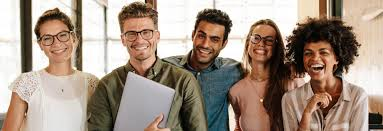
#> input picture data/img/people3.jpg, 383 x 131 px, given in place of 2.png, which was not available
$ python Cascade_Classifier.py
#> lines starting #> are read from the running program, lines starting #| are printed output that depends on the picture; pictures that were not available may be replaced by others from this repository, and a replacement may not be noted
from __future__ import print_function
from multiprocessing.dummy import Array
import cv2 as cv
import argparse


def detectAndDisplay(frame):
    frame_gray = cv.cvtColor(frame, cv.COLOR_BGR2GRAY)
    frame_gray = cv.equalizeHist(frame_gray)
    #-- Detect faces
    print('정면 및 눈 검출')
    faces = face_cascade.detectMultiScale(frame_gray)
    print('faces',faces)
    if len(faces) != 0:
        print('faces',faces)
    for (x,y,w,h) in faces:
        center = (x + w//2, y + h//2)
        frame = cv.ellipse(frame, center, (w//2, h//2), 0, 0, 360, (255, 0, 255), 4)
        faceROI = frame_gray[y:y+h,x:x+w]
        #-- In each face, detect eyes
        eyes = eyes_cascade.detectMultiScale(faceROI)
        for (x2,y2,w2,h2) in eyes:
            eye_center = (x + x2 + w2//2, y + y2 + h2//2)
            radius = int(round((w2 + h2)*0.25))
            frame = cv.circle(frame, eye_center, radius, (255, 0, 0 ), 4)

    # 측면 얼굴 검출
    print('측면얼굴 검출')
    face_profile = face_profile_cascade.detectMultiScale(frame_gray)
    print('face_profile',face_profile)
    for (x,y,w,h) in face_profile:
        center = (x + w//2, y + h//2)
        frame = cv.ellipse(frame, center, (w//2, h//2), 0, 0, 360, (255,0,255),4)
        faceROI = frame_gray[y:y+h, x:x+w]

    #-- In each face, detect eyes
    eyes = eyes_cascade.detectMultiScale(frame_gray)
    print('eyes',eyes)
    for  (x,y,w,h) in eyes:
        center = (x + w//2, y + h//2)
        frame = cv.ellipse(frame, center, (w//2, h//2), 0, 0, 360, (255,0,255),4)
        faceROI = frame_gray[y:y+h, x:x+w]

    # f2 = cv.resize(frame,(500,500))
    cv.imshow('Capture - Face detection', frame)
    cv.waitKey(0) == 27


# argparse.ArgumentParser를 통해 실행할 때 인자값 전달할 수 있음
# 필수값 x니까 인자값 전달 안해도 되고, 인자값 전달 안하면 디폴트값이 저장됨
parser = argparse.ArgumentParser(description='Code for Cascade Classifier tutorial')
# 얼굴 정면 인식
parser.add_argument('--face_cascade', help='Path to face cascade.' ,default='data/haarcascades/haarcascade_frontalface_alt.xml')
# 얼굴 측면 인식
parser.add_argument('--face_profile_cascade', help='Path to face profile cascade.', default='data/haarcascades/haarcascade_profileface.xml')
# 눈 인식
parser.add_argument('--eyes_cascade', help='Path to eyes cascade.', default='data/haarcascades/haarcascade_eye_tree_eyeglasses.xml')
parser.add_argument('--camera', help='Camera divide number.', type=int, default=0)
# args 변수에 인자값 저장
args = parser.parse_args()

# args변수에서 xml파일이름 가져오기
face_cascade_name = args.face_cascade
eyes_cascade_name = args.eyes_cascade

# 얼굴 측명 args 변수에서 xml파일 이름 가져오기
face_profile_name = args.face_profile_cascade

face_cascade = cv.CascadeClassifier()
eyes_cascade = cv.CascadeClassifier()

face_profile_cascade = cv.CascadeClassifier()


if not face_cascade.load(face_cascade_name):
    print('--(!)Error loading face cascade')
    exit(0)
if not eyes_cascade.load(eyes_cascade_name):
    print('--(!)Error loading eyes cascade')
    exit(0)

if not face_profile_cascade.load(face_profile_name):
    print('--(!)Error loading face profile cascade')
    exit(0)

camera_device = args.camera

# [13 lines of commented-out code are left out]

image = cv.imread('img/2.png')
#> image is the input picture: shape (131, 383, 3); mean B, G, R 131.8, 145.9, 163.4
image = cv.resize(image,(500,500))
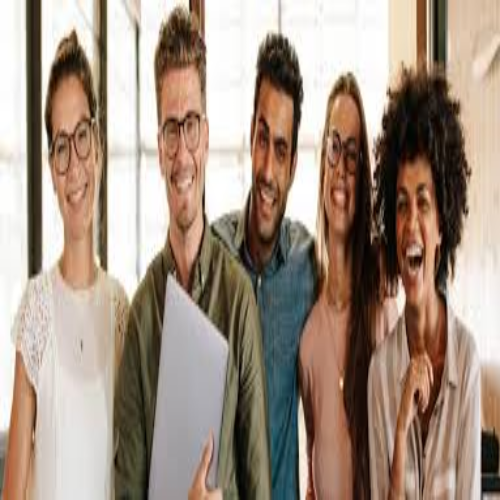
#> image: shape (500, 500, 3); mean B, G, R 131.7, 145.8, 163.3
detectAndDisplay(image)
#> in detectAndDisplay, `frame_gray = cv.cvtColor(frame, cv.COLOR_BGR2GRAY)`:
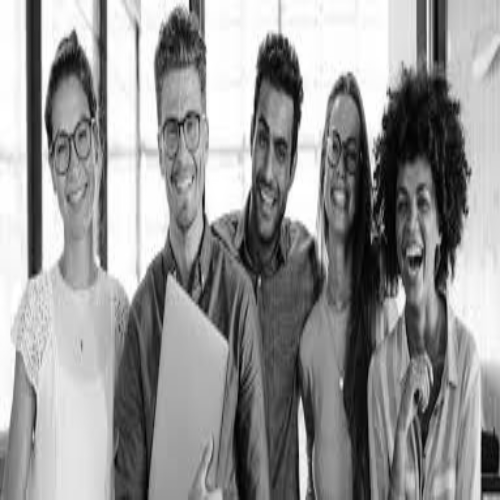
#> frame_gray: shape (500, 500); min 1, max 255, mean 149.4
#> in detectAndDisplay, `frame_gray = cv.equalizeHist(frame_gray)`:
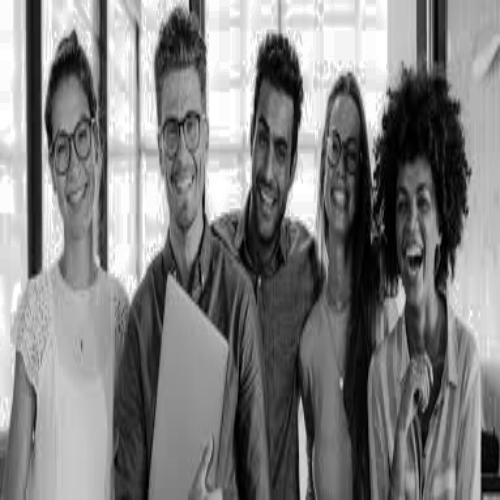
#> frame_gray: shape (500, 500); min 0, max 255, mean 128.3
#> in detectAndDisplay, `faces = face_cascade.detectMultiScale(frame_gray)`: faces = ()
#| faces ()
#| face_profile ()
#| eyes ()

$ run again, on data/img/people4.jpg
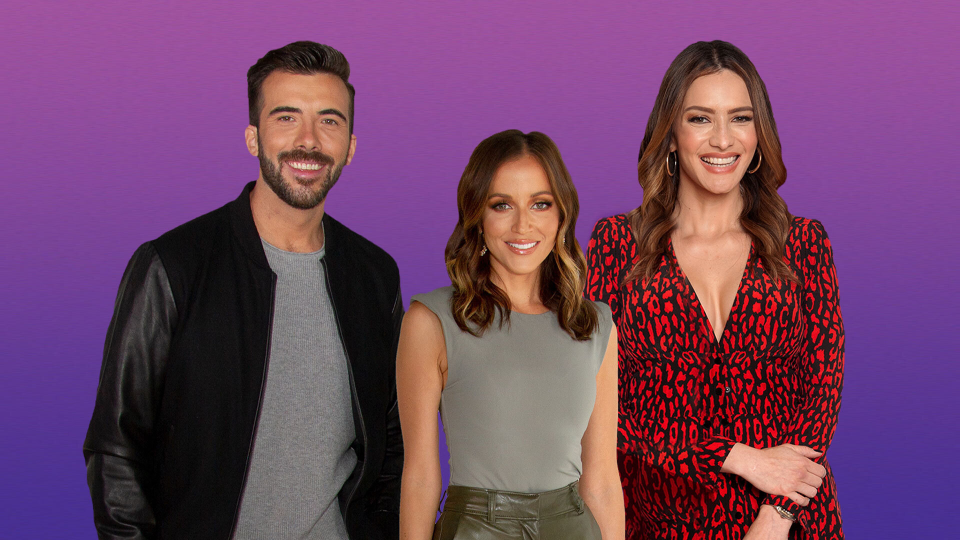
#> input picture data/img/people4.jpg, 1920 x 1080 px, given in place of 2.png, which was not available (shown at 1/2 size)
#> image is the input picture: shape (1080, 1920, 3); mean B, G, R 102.7, 68.2, 114.2
#> image: shape (500, 500, 3)
#> in detectAndDisplay, `frame_gray = cv.equalizeHist(frame_gray)`:
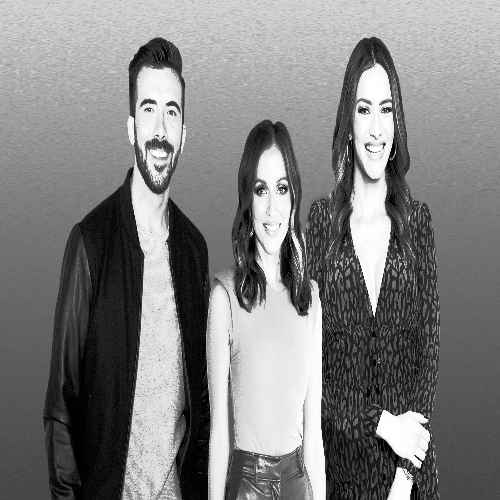
#> frame_gray: shape (500, 500); min 0, max 255, mean 128.6
#> faces = [[342, 85, 67, 67], [241, 166, 64, 64], [123, 79, 74, 74]]
#| faces [[342  85  67  67]
#|  [241 166  64  64]
#|  [123  79  74  74]]
#| faces [[342  85  67  67]
#|  [241 166  64  64]
#|  [123  79  74  74]]
#> the loop in detectAndDisplay, `for (x,y,w,h) in faces:` made 3 passes
#> (x, y, w, h, center) on passes 1 to 3: (342, 85, 67, 67, (375, 118)), (241, 166, 64, 64, (273, 198)), (123, 79, 74, 74, (160, 116))
#> after the loop in detectAndDisplay, `for (x,y,w,h) in faces:`:
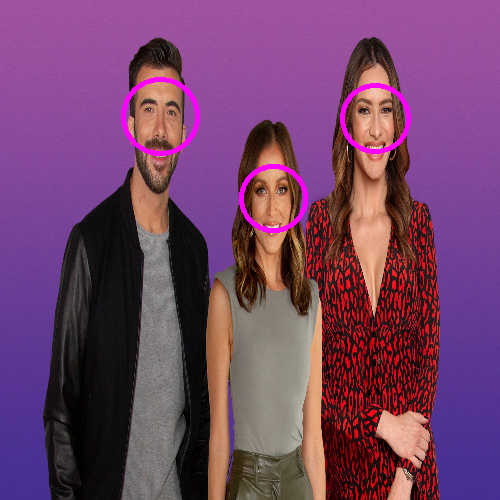
#> frame: shape (500, 500, 3); mean B, G, R 104.7, 67, 115.6
#> face_profile = ()
#| face_profile ()
#| eyes ()

$ run again, on data/img/people5.jpg
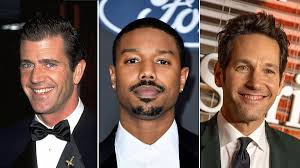
#> input picture data/img/people5.jpg, 300 x 168 px, given in place of 2.png, which was not available
#> image is the input picture: shape (168, 300, 3); mean B, G, R 83.6, 91.6, 112.8
#> image: shape (500, 500, 3)
#> faces = [[11, 147, 111, 111], [28, 227, 86, 86], [163, 122, 167, 167], [361, 157, 129, 129]]
#| faces [[ 11 147 111 111]
#|  [ 28 227  86  86]
#|  [163 122 167 167]
#|  [361 157 129 129]]
#| faces [[ 11 147 111 111]
#|  [ 28 227  86  86]
#|  [163 122 167 167]
#|  [361 157 129 129]]
#> the loop in detectAndDisplay, `for (x,y,w,h) in faces:` made 4 passes
#> (x, y, w, h, center, eyes) on passes 1, 3: (11, 147, 111, 111, (66, 202), [[62, 35, 24, 24]]), (163, 122, 167, 167, (246, 205), [[38, 40, 39, 39], [90, 45, 35, 35]])
#> after the loop in detectAndDisplay, `for (x,y,w,h) in faces:`:
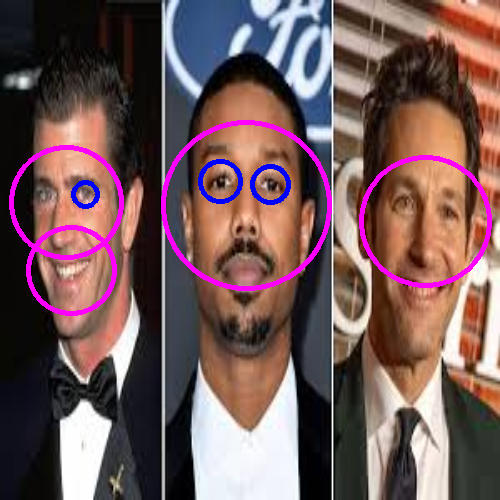
#> frame: shape (500, 500, 3); mean B, G, R 90.2, 88.2, 115.6
#> face_profile = [[13, 127, 146, 146]]
#| face_profile [[ 13 127 146 146]]
#> the loop in detectAndDisplay, `for (x,y,w,h) in face_profile:` made 1 pass
#> (x, y, w, h, center) on pass 1: (13, 127, 146, 146, (86, 200))
#> in detectAndDisplay, `eyes = eyes_cascade.detectMultiScale(frame_gray)`: eyes = [[201, 162, 38, 38], [72, 182, 26, 26], [251, 166, 39, 39]]
#| eyes [[201 162  38  38]
#|  [ 72 182  26  26]
#|  [251 166  39  39]]
#> the loop in detectAndDisplay, `for  (x,y,w,h) in eyes:` made 3 passes
#> (x, y, w, h, center) on passes 1 to 3: (201, 162, 38, 38, (220, 181)), (72, 182, 26, 26, (85, 195)), (251, 166, 39, 39, (270, 185))
#> after the loop in detectAndDisplay, `for  (x,y,w,h) in eyes:`:
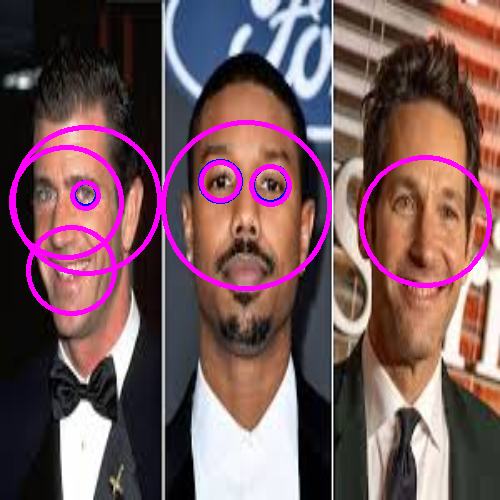
#> frame: shape (500, 500, 3); mean B, G, R 91.8, 87.5, 118.1
